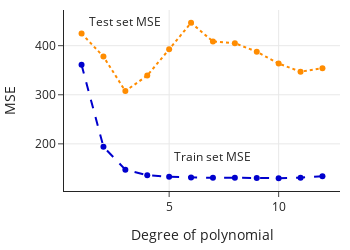

Notebook code cell kept with this figure:
### Markdown cell above
In practice, we do not look at the test set until we have committed to a model. Alternating between fitting a model on the train set and evaluating it on the test set can lead to overfitting. But for demonstration purposes, we plot the MSE on the test set for all of the polynomial models we fitted:

### Code cell
degree = np.arange(1, 13)

fig = go.Figure()

fig.add_trace(
    go.Scatter(
        x=degree,
        y=error_test,
        line=dict(color="DarkOrange", width=2, dash="dot"),
    )
)

fig.add_trace(
    go.Scatter(
        x=degree,
        y=error_train,
        line=dict(color="MediumBlue", width=2, dash="dash"),
    )
)

fig.add_annotation(x=3, y=450, showarrow=False, text="Test set MSE")

fig.add_annotation(x=7, y=175, showarrow=False, text="Train set MSE")

fig.update_layout(
    showlegend=False,
    width=350,
    height=250,
    xaxis_title="Degree of polynomial",
    yaxis_title="MSE",
)

fig.show()

### Figure 1 — Plotly figure (JSON) as saved in the notebook; plotly's stock layout.template omitted (floating-point values rounded to 4 significant figures)
{"data": [{"line": {"color": "DarkOrange", "dash": "dot", "width": 2}, "type": "scatter", "x": [1, 2, 3, 4, 5, 6, 7, 8, 9, 10, 11, 12], "y": [424.8, 377.8, 307.4, 339.2, 392.6, 446.6, 408.4, 405.2, 387.6, 363.6, 347.1, 354.3]}, {"line": {"color": "MediumBlue", "dash": "dash", "width": 2}, "type": "scatter", "x": [1, 2, 3, 4, 5, 6, 7, 8, 9, 10, 11, 12], "y": [360.9, 193.9, 147.4, 136.2, 132.8, 131.4, 130.9, 130.9, 130.3, 130.0, 131.2, 133.9]}], "layout": {"annotations": [{"showarrow": false, "text": "Test set MSE", "x": 3, "y": 450}, {"showarrow": false, "text": "Train set MSE", "x": 7, "y": 175}], "height": 250, "showlegend": false, "width": 350, "xaxis": {"autorange": true, "range": [0.1986, 12.8], "title": {"text": "Degree of polynomial"}, "type": "linear"}, "yaxis": {"autorange": true, "range": [104.0, 472.7], "title": {"text": "MSE"}, "type": "linear"}}}
